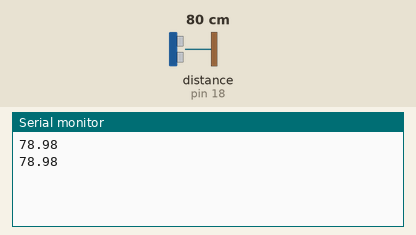
Bench run of a sketch on a simulated Arduino Uno, built with avr-gcc and run on an emulated ATmega328P. On the bench: the last lines printed to the serial monitor. Wiring (inferred from the names in the program): ultrasonic range finder: trigger pin 5; echo pin 18. The inputs (shaded band) are chosen by the test bench; at power-on: distance to the obstacle (sensor on pin 18) 80 cm. The echo pulse lasts 58.3 µs per cm.

Above: at 1.8 s.
1.9 s: distance to the obstacle (sensor on pin 18) set to 2 cm
At 2.5 s:
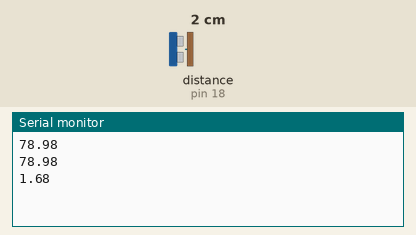
3.4 s: distance to the obstacle (sensor on pin 18) set to 4 cm
At 4.8 s:
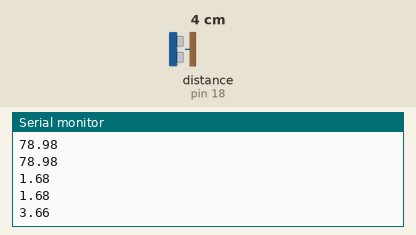
Timing chart, 0 to 6.4 s (numbered marks = the images above; inputs shaded):
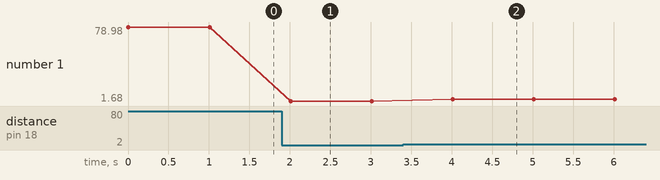

The sketch:

Ultrasound_measurement.ino
```cpp
#define SOUND_SPEED 0.034

const int trigPin = 5;
const int echoPin = 18;
double duration, mm;

void setup() {
  Serial.begin(115200);
  pinMode(trigPin, OUTPUT);
  pinMode(echoPin, INPUT);
}

void loop() {
  digitalWrite(trigPin, LOW);
  delayMicroseconds(2);

  digitalWrite(trigPin, HIGH);
  delayMicroseconds(10);
  digitalWrite(trigPin, LOW);

  duration = pulseIn(echoPin, HIGH);

mm = (duration * SOUND_SPEED/2);

  Serial.println(mm);

  delay(1000);
}
```

Measured:
- after the input at 1.9 s, the serial monitor: prints a new line after 0.11 s (image 1)
- after the input at 3.4 s, the serial monitor: prints a new line after 0.61 s (image 2)
- plotted number 1: 78.98 → 1.68 after the input at 1.9 s, 1.68 → 3.66 after the input at 3.4 s
